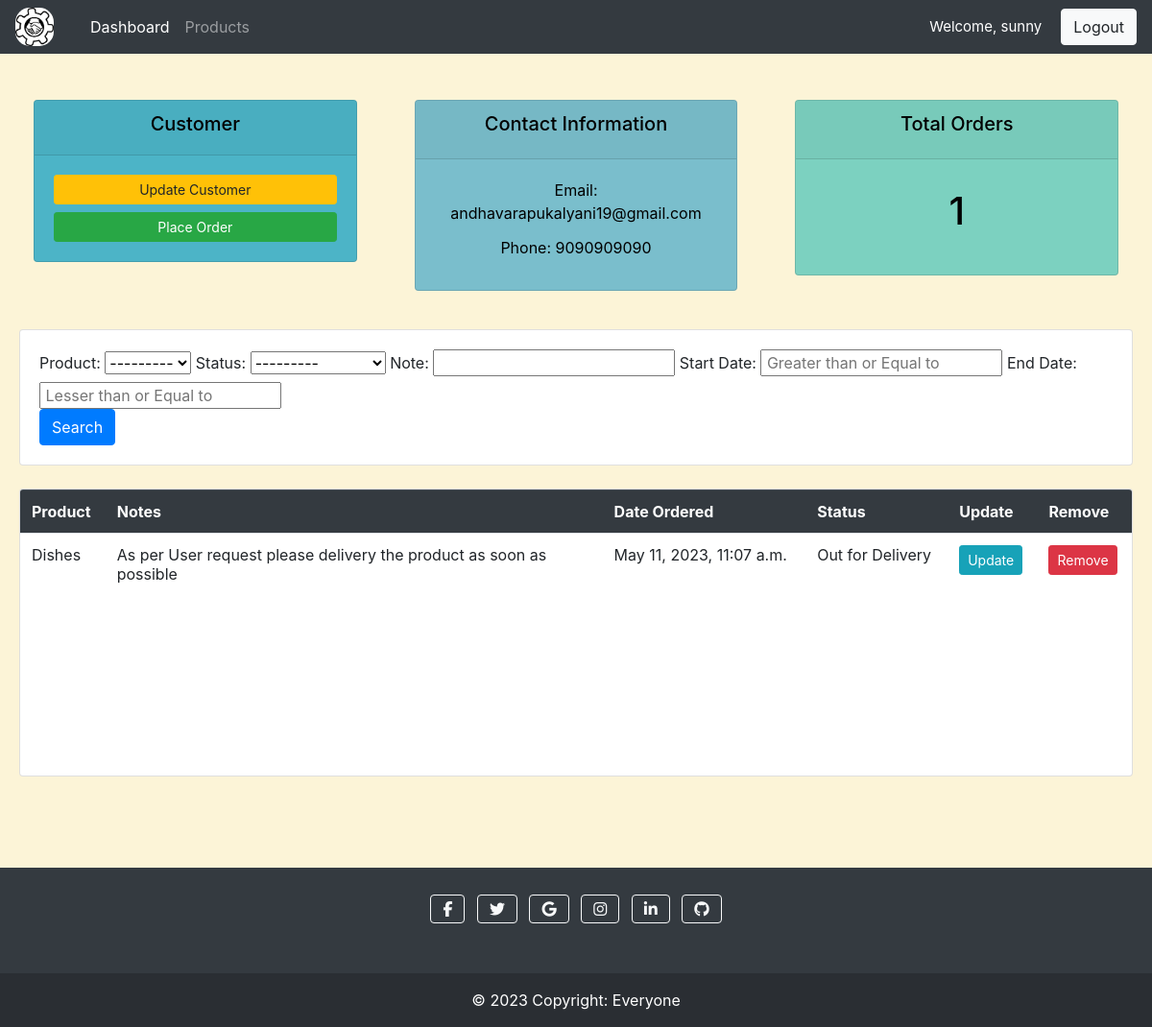
Before: /customer/2/ (signed in) with the older database file.
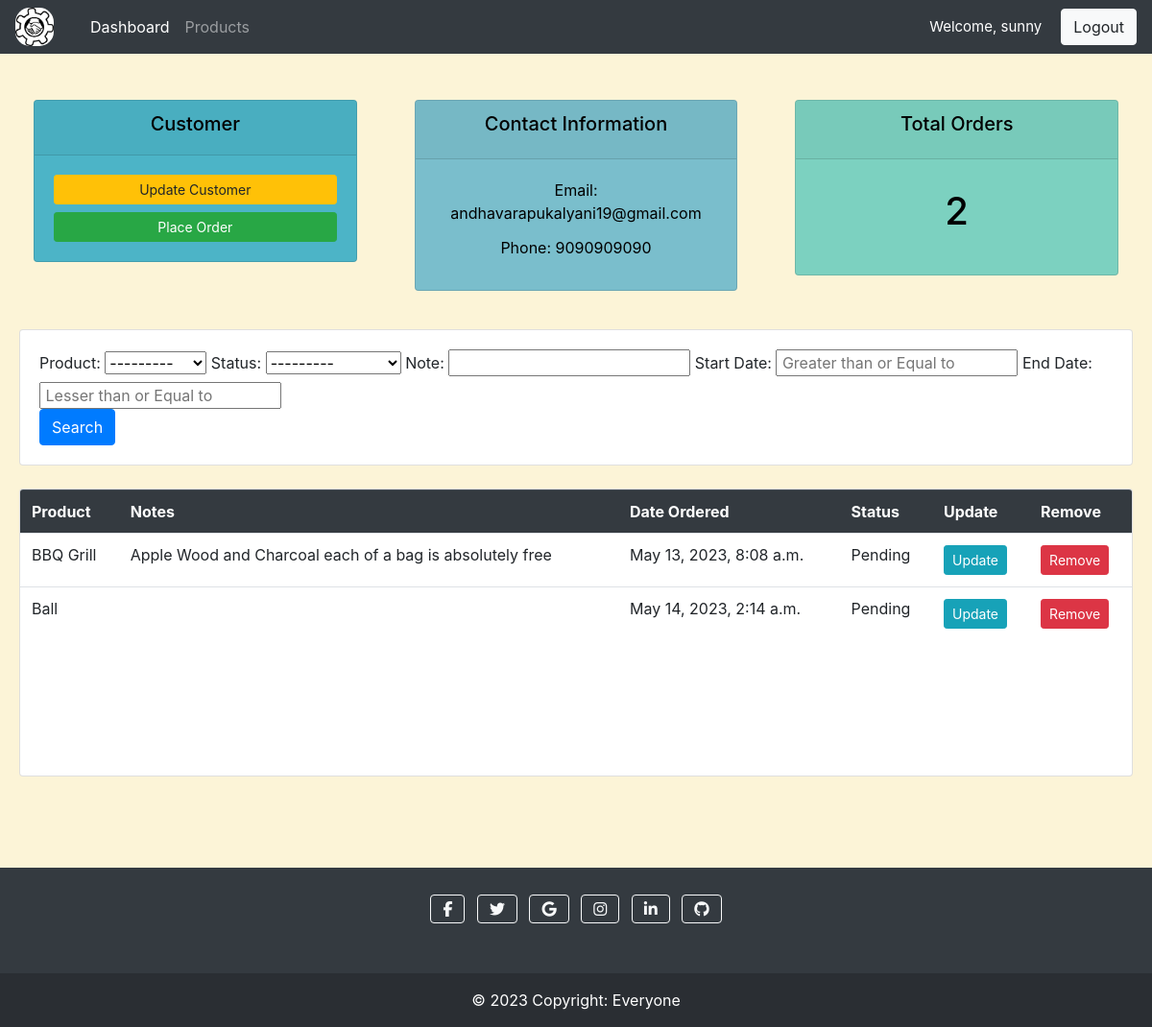
After: the same page with the newer database file.
### accounts/models.py (models this page shows, shortened)
class Order(models.Model):
    STATUS=(
            ('Pending', 'Pending'),
            ('Out for Delivery', 'Out for Delivery'),
            ('Delivered', 'Delivery')
        )
    customer= models.ForeignKey(Customer, on_delete=models.SET_NULL, null=True)
    product= models.ForeignKey(Product, on_delete= models.SET_NULL, null=True)
    date_created= models.DateTimeField(auto_now_add=True, null= True)
    status= models.CharField(max_length=200, null= True, choices=STATUS)
    note= models.TextField(max_length=1000, null= True, blank=True)

class Product(models.Model):
    CATEGORY=(
            ('Indoor','Indoor'),
            ('Outdoor', 'Outdoor')
         )
    name= models.CharField(max_length=200, null= True)
    price= models.FloatField(null=True)
    category= models.CharField(max_length=200, null= True, choices=CATEGORY)
    description= models.CharField(max_length=200, null= True, blank= True)
    date_created= models.DateTimeField(auto_now_add=True, null= True)
    tag= models.ManyToManyField(Tag)
    def __str__(self):
        return self.name

### accounts/decorators.py (the view)
        def wrapper_func(request, *args, **kwargs):
            group= None
            if(request.user.groups.exists()):
                group= request.user.groups.all()[0].name
            if group in allowed_roles:
                return view_func(request, *args, **kwargs)
            else:
                return HttpResponse("You are visiting a Restriced Page")

### accounts/views.py (called while the page is built)
@login_required(login_url='login')
@allowed_user(allowed_roles=['admin'])
def customer(request, primary_key):
    customer= Customer.objects.get(id=primary_key)
    orders= customer.order_set.all()
    orders_count= orders.count()
    myFilter= FilterOrder(request.GET, queryset=orders)
    orders= myFilter.qs
    context= {'customer': customer,'orders':orders ,'orders_count': orders_count, 'myFilter':myFilter}
    return render(request, 'accounts/customer.html', context)

### accounts/templates/accounts/customer.html
{% extends 'accounts/main.html' %}
{% block content %}
    <br>
    <div class="row" style="margin-right: 5px; margin-left: 5px;">
        <div class="col">
            <div class="col-md">
                <div class="card text-center text-white mb-3" id="total-orders">
                    <div class="card-header">
                        <h5 class"card-title" style="color:black;">Customer</h5>
                    </div>
                    <div class="card-body">
                        <a href="" class="btn btn-warning btn-sm btn-block">Update Customer</a>
                        <a href="{% url 'create_order' customer.id %}" class="btn btn-success btn-sm btn-block">Place Order</a>
                    </div>
                </div>
            </div>
        </div>
        <div class="col">
            <div class="col-md">
                <div class="card text-center text-white mb-3" id="orders-delivered">
                    <div class="card-header">
                        <h5 class="card-title" style="color:black;">Contact Information</h5>
                    </div>
                    <div class="card-body">
                        <p class="card-title" style="color:black;">Email: {{customer.email}}</p>
                    <p class="card-title" style="color:black;">Phone: {{customer.phone}}</p>
                    </div>
                </div>
            </div>
        </div>
        <div class="col">
            <div class="col-md">
                <div class="card text-center text-white mb-3" id="orders-pending">
                    <div class="card-header">
                        <h5 class="card-title" style="color:black;">Total Orders</h5>
                    </div>
                    <div class="card-body" >
                        <h1 class="card-title" style="text-align: center; padding: 10px; color:black">{{orders_count}}</h1>
                    </div>
                </div>
            </div>
        </div>
    </div>
    <br>
    <div class="row" style="margin-right: 5px; margin-left: 5px;">
        <div class="col">
            <div class="card card-body">
                <div class="form-outline">
                    <form method="get" class="p-20">
                        <div class="form group">
                            {{myFilter.form}}
                        </div>
                        <button class="btn btn-primary " type="submit">Search</button>
                    </form>
                </div>
            </div>
        </div>
    </div>
    <br>
    <div class="row" style="margin-right: 5px; margin-left: 5px;">
        <div class="col-md">
            <div class="card p-0 justify-content-evenly" style="height:300px; overflow:scroll;">
                <table class="table">
                    <tr class="thead-dark" style="position: sticky; top: 0; z-index: 10;">
                        <th>Product</th>
                        <th>Notes</th>
                        <th>Date Ordered</th>
                        <th>Status</th>
                        <th>Update</th>
                        <th>Remove</th>
                    </tr>
                    {% for i in orders %}
                        <tr>
                            <td>{{i.product}}</td>
                            <td style="max-width: 500px;">{{i.note}}</td>
                            <td>{{i.date_created}}</td>
                            <td>{{i.status}}</td>
                            <td><a class="btn btn-info btn-sm" href="{% url 'update_order' i.id %}">Update</a></td>
                            <td><a class="btn btn-danger btn-sm" href="{% url 'delete_order' i.id %}">Remove</a></td>
                        </tr>
                    {% endfor %}
                </table>
            </div>
        </div>
    </div>
{% endblock content %}

Changed rows visible on the page:
removed Order: product "Dishes", note "As per User request please delivery the product as soon as possible", date_created "May 11, 2023, 11:07 a.m.", status "Out for Delivery"
added Order: product "BBQ Grill", note "Apple Wood and Charcoal each of a bag is absolutely free", date_created "May 13, 2023, 8:08 a.m.", status "Pending"
added Order: product "Ball", date_created "May 14, 2023, 2:14 a.m.", status "Pending"
Other visible differences:
{{ orders_count }}: "1" → "2"
